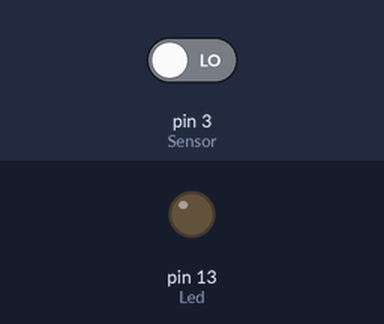
Simulated run of this sketch. Board: Arduino Uno, built with avr-gcc and run on an emulated ATmega328P. Shown: output pins drawn as LEDs (lit = HIGH). The test bench sets the inputs (shaded band); at power-on: pin 3 (Sensor) LOW.

Above: at 1.2 s.
1.3 s: pin 3 (Sensor) driven HIGH
At 2.4 s:
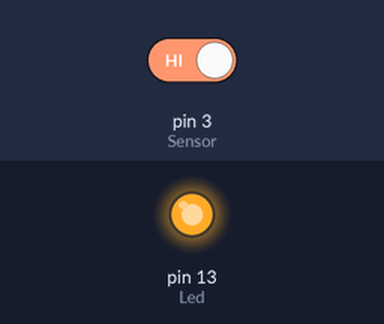
2.8 s: pin 3 (Sensor) driven LOW
At 3.6 s:
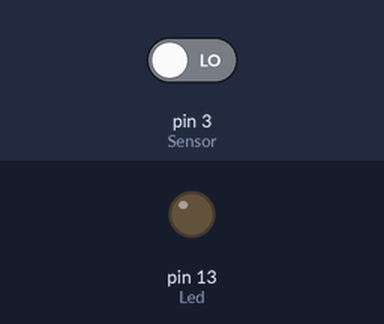
Timing chart, 0 to 5.8 s (numbered marks = the images above; inputs shaded):
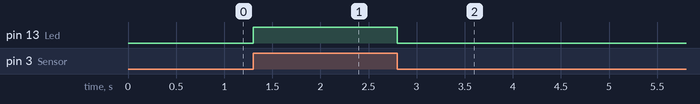

The sketch:

Clase_13_Sensor_Obstaculos.ino
```cpp
int Led = 13;
int Sensor = 3;
bool val ;
void setup () {
  pinMode (Led, OUTPUT);
  pinMode (Sensor, INPUT);
}
void loop () {
  val = digitalRead (Sensor);
  if (val == HIGH) {
    digitalWrite (Led, HIGH);
  }
  else {
    digitalWrite (Led, LOW);
  }
}
```

Measured:
- after the input at 1.3 s, pin 13 (Led): LOW → HIGH at once
- after the input at 2.8 s, pin 13 (Led): HIGH → LOW at once
